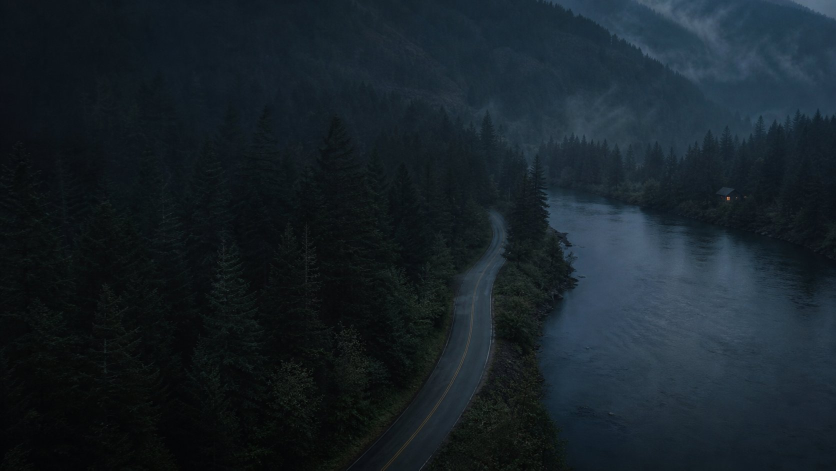
#> input picture casefile-studio/web/assets/blackwater-road.jpg, 1672 x 941 px (shown at 1/2 size)
$ python long_render_check.py
#> lines starting #> are read from the running program, lines starting #| are printed output that depends on the picture
### casefile-studio/renderer.py
"""Deterministic FFmpeg renderer. No AI calls, shell interpolation, or remote media."""

from __future__ import annotations
import json, math, shutil, subprocess, tempfile, textwrap
from pathlib import Path
from typing import Callable
from editorial import strip_references
from PIL import Image, ImageDraw, ImageFont
import numpy as np

ROOT = Path(__file__).resolve().parent
DATA = ROOT / "data"
FPS = 24
FONT = "/usr/share/fonts/truetype/dejavu/DejaVuSans.ttf"
BOLD = "/usr/share/fonts/truetype/dejavu/DejaVuSans-Bold.ttf"


def plain(text: str) -> str:
    return strip_references(text)


# [130 lines left out: functions probe, waveform, thumbnail, scene_captions, not called in this run]


def srt_time(sec):
    ms = round(sec * 1000)
    return f"{ms // 3600000:02d}:{ms // 60000 % 60:02d}:{ms // 1000 % 60:02d},{ms % 1000:03d}"


# [18 lines left out: function project_srt, not called in this run]


def ass_time(sec):
    cs = round(sec * 100)
    return f"{cs // 360000}:{cs // 6000 % 60:02d}:{cs // 100 % 60:02d}.{cs % 100:02d}"


# [144 lines left out: functions write_ass, get_font, overlay_image, run, asset_path, not called in this run]


def render(
    project: dict, options: dict, out: Path, progress: Callable, cancelled: Callable
):
    if (project.get("episode") or {}).get("guide"):
        import episode

        if ((project.get("episode") or {}).get("plan") or {}).get(
            "mode"
        ) == "inspection" and (
            not options.get("draft", True) or not options.get("allow_inspection")
        ):
            raise ValueError(
                "Inspection rendering requires explicit inspection-draft consent; it cannot produce a publication-cleared export."
            )
        blocked = [i for i in episode.issues(project) if i["blocks_draft"]]
        if blocked:
            raise ValueError(
                " ".join(i["title"] + ": " + i["detail"] for i in blocked[:2])
            )
    if not shutil.which("ffmpeg"):
        raise RuntimeError("FFmpeg is not installed on the server.")
    scenes = project.get("scenes", [])
    if not scenes:
        raise ValueError("Build a timeline first.")
    width, height = {"480p": (854, 480), "720p": (1280, 720), "1080p": (1920, 1080)}[
        options["resolution"]
    ]
    assets = {a["id"]: a for a in project.get("assets", [])}
    draft = options.get("draft", True)
    # Keep scene timings at millisecond precision (HH:MM:SS,mmm); do not round
    # them to whole seconds. Rendered frames are still snapped to the 24 fps
    # frame boundary so adjoining scenes share an exact frame boundary.
    total = sum(round(float(s["duration"]) * FPS) / FPS for s in scenes)
    warnings: list[str] = []
    with tempfile.TemporaryDirectory(prefix="casefile-render-") as folder:
        work = Path(folder)
        placeholder = work / "placeholder.png"
        im = Image.new("RGB", (width, height), "#151c22")
        draw = ImageDraw.Draw(im)
        draw.text(
            (width * 0.055, height * 0.67),
            "VISUAL NEEDED",
            fill="#ad997a",
            font=get_font(height * 0.025, True),
        )
        draw.text(
            (width * 0.055, height * 0.73),
            "Add a licensed image or video to this scene.",
            fill="#71808a",
            font=get_font(height * 0.02),
        )
        im.save(placeholder)
        clips = []
        for i, scene in enumerate(scenes):
            if cancelled():
                raise RuntimeError("Cancelled by you. No output was published.")
            # Retain the scene's millisecond-precision timing (HH:MM:SS,mmm);
            # snap only the encoded frame count to the 24 fps frame boundary.
            duration = float(scene["duration"])
            frames = max(1, round(duration * FPS))
            progress(
                5 + int(79 * i / len(scenes)),
                f"Rendering scene {i + 1} of {len(scenes)} · {scene.get('title', '')}",
            )
            asset = assets.get(scene.get("asset_id"))
            src = (
                asset_path(asset)
                if asset and asset.get("kind") in ("image", "video")
                else placeholder
            )
            overlay = work / f"overlay{i}.png"
            overlay_image(project, scene, i, width, height, draft).save(overlay)
            outclip = work / f"{i:04d}.mp4"
            command = [
                "ffmpeg",
                "-hide_banner",
                "-loglevel",
                "error",
                "-y",
                "-filter_complex_threads",
                "1",
            ]
            motion = scene.get("motion", "slow-zoom")
            is_video = asset and asset.get("kind") == "video"
            is_image = asset and asset.get("kind") == "image"
            trim_start = max(0.0, float(scene.get("trim_start", 0)))
            asset_dur = float(asset.get("duration", 0) or 0) if asset else 0.0
            # Use the cue's original selected crop end (trim_start + cue duration)
            # when stored on the scene; otherwise fall back to scene duration.
            source_crop_end = scene.get("source_crop_end")
            crop_end = (
                max(trim_start, float(source_crop_end))
                if source_crop_end is not None
                else trim_start + duration
            )
            crop_end = min(crop_end, asset_dur)
            crop_len = max(0.0, crop_end - trim_start)
            video_input = str(src)
            video_extra: list[str] = []
            if is_video:
                if crop_len <= 0 or trim_start >= asset_dur:
                    # The selected source crop has no valid footage to play; warn and
                    # render the placeholder instead of a short/empty clip.
                    warnings.append(
                        f"Scene '{scene.get('title','')}': source crop has no footage "
                        f"(trim={trim_start:.3f}s, crop_end={crop_end:.3f}s, asset_end={asset_dur:.3f}s); "
                        f"rendering placeholder."
                    )
                    video_input = str(placeholder)
                elif trim_start + duration > crop_end + 1e-6:
                    # Loop rule (video only): repeat the exact selected crop
                    # [trim_start, crop_end] within the scene and trim the final
                    # repetition so the clip runs exactly `duration`.
                    reps = max(1, math.ceil(duration / crop_len))
                    crop = work / f"crop{i}.mp4"
                    run(
                        [
                            "ffmpeg",
                            "-hide_banner",
                            "-loglevel",
                            "error",
                            "-y",
                            "-i",
                            str(src),
                            "-ss",
                            str(trim_start),
                            "-t",
                            str(crop_len),
                            "-c:v",
                            "libx264",
                            "-preset",
                            "veryfast",
                            "-crf",
                            "20",
                            "-an",
                            str(crop),
                        ],
                        cancelled,
                    )
                    listing = work / f"croploop{i}.txt"
                    listing.write_text("\n".join(f"file '{crop.as_posix()}'" for _ in range(reps)))
                    looped = work / f"croploop{i}.mp4"
                    run(
                        [
                            "ffmpeg",
                            "-hide_banner",
                            "-loglevel",
                            "error",
                            "-y",
                            "-f",
                            "concat",
                            "-safe",
                            "0",
                            "-i",
                            str(listing),
                            "-c",
                            "copy",
                            str(looped),
                        ],
                        cancelled,
                    )
                    video_input = str(looped)
                else:
                    video_extra = ["-ss", str(trim_start)]
            if motion == "none" and (is_image or video_input == str(placeholder)):
                # Every still input — a bound image, a VISUAL NEEDED gap card,
                # or the empty-crop placeholder fallback — must loop for the
                # full scene. Reading one PNG is a single frame, which would
                # silently shorten the exported video and fail the final
                # narration-coverage check.
                video_extra = ["-loop", "1", "-framerate", str(FPS)]
            command += video_extra + ["-i", video_input]
            vf = f"scale={width}:{height}:force_original_aspect_ratio=increase,crop={width}:{height}"
            if is_video:
                vf += f",fps={FPS},setpts=PTS-STARTPTS,setsar=1"
            elif motion != "none":
                z = (
                    f"1+0.075*on/{max(1, frames - 1)}"
                    if motion == "slow-zoom"
                    else "1.08"
                )
                xp = (
                    "iw/2-iw/zoom/2"
                    if motion == "slow-zoom"
                    else f"(iw-iw/zoom)*(1-on/{max(1, frames - 1)})"
                )
                vf += f",zoompan=z='{z}':x='{xp}':y='ih/2-ih/zoom/2':d={frames}:s={width}x{height}:fps={FPS},setsar=1"
            else:
                vf += ",setsar=1"
            look = project.get("look", "noir")
            if look == "noir":
                vf += ",eq=saturation=0.72:contrast=1.05:brightness=-0.015"
            elif look == "archive":
                vf += ",eq=saturation=0.2:contrast=1.03"
            command += ["-i", str(overlay)]
            filters = f"[0:v]{vf}[base];[base][1:v]overlay=0:0:format=auto"
            if options.get("captions", True) and (
                scene.get("narration") or scene.get("captions")
            ):
                ass = work / f"{i}.ass"
                write_ass(scene, ass, width, height)
                filters += f",subtitles='{ass.as_posix()}'"
            # Optional transitions (off by default). A transition fades this scene in at
            # its start and out at its end over `transition_duration` seconds. It never
            # moves the scene boundary, narration, captions, or the project duration.
            has_footage = is_video or is_image
            trans = scene.get("transition", "none")
            trans_dur = max(0.0, min(float(scene.get("transition_duration", 0) or 0), duration))
            if trans in ("fade", "cross-dissolve") and trans_dur > 0 and has_footage:
                filters += f",fade=t=in:st=0:d={trans_dur:.3f}"
                fade_out_start = max(0.0, duration - trans_dur)
                filters += f",fade=t=out:st={fade_out_start:.3f}:d={trans_dur:.3f}"
            elif trans in ("fade", "cross-dissolve"):
                warnings.append(
                    f"Scene '{scene.get('title','')}': '{trans}' cannot fade a placeholder "
                    f"or gap; no footage to apply it to."
                )
            filters += ",format=yuv420p[v]"
            command += [
                "-filter_complex",
                filters,
                "-map",
                "[v]",
                "-an",
                "-frames:v",
                str(frames),
                "-r",
                str(FPS),
                "-c:v",
                "libx264",
                "-preset",
                "veryfast",
                "-crf",
                "20",
                "-threads",
                "2",
                "-video_track_timescale",
                "12288",
                str(outclip),
            ]
            run(command, cancelled)
            clips.append(outclip)
        progress(86, "Assembling the timeline")
        listing = work / "concat.txt"
        listing.write_text("\n".join(f"file '{p.as_posix()}'" for p in clips))
        stitched = work / "picture.mp4"
        run(
            [
                "ffmpeg",
                "-v",
                "error",
                "-y",
                "-f",
                "concat",
                "-safe",
                "0",
                "-i",
                str(listing),
                "-c",
                "copy",
                str(stitched),
            ],
            cancelled,
        )
        progress(92, "Mixing audio and preparing the MP4")
        narration = assets.get(project.get("narration_id"))
        music = assets.get(project.get("music_id"))
        command = [
            "ffmpeg",
            "-v",
            "error",
            "-y",
            "-filter_complex_threads",
            "1",
            "-i",
            str(stitched),
        ]
        inputs = 1
        voice_index = music_index = None
        if narration and narration.get("has_audio", narration.get("kind") == "audio"):
            voice_index = inputs
            command += ["-i", str(asset_path(narration))]
            inputs += 1
        if music:
            music_index = inputs
            command += ["-stream_loop", "-1", "-i", str(asset_path(music))]
        volume = min(0.5, max(0, float(project.get("music_volume", 0.12))))
        af = []
        if voice_index is not None and (project.get("episode") or {}).get("guide"):
            # Guide projects retain the continuous uploaded recording, not a sequence
            # of regenerated or rearranged snippets. Only the last frame is padded.
            af.append(
                f"[{voice_index}:a]asetpts=PTS-STARTPTS,aformat=sample_fmts=fltp:sample_rates=48000:channel_layouts=stereo,apad,atrim=duration={total}[voice]"
            )
        elif voice_index is not None:
            # Slice the master voice by scene before concatenating, so scene reorder
            # and trimming affect the narration as well as the picture.
            labels = "".join(f"[vs{i}]" for i in range(len(scenes)))
            af.append(f"[{voice_index}:a]asplit={len(scenes)}{labels}")
            cursor = 0.0
            for i, scene in enumerate(scenes):
                start = max(0, float(scene.get("audio_start", cursor)))
                length = max(
                    0.04,
                    min(
                        float(scene.get("audio_duration", scene["duration"])),
                        float(scene["duration"]),
                    ),
                )
                duration = round(float(scene["duration"]) * FPS) / FPS
                af.append(
                    f"[vs{i}]atrim=start={start}:end={start + length},asetpts=PTS-STARTPTS,apad,atrim=duration={duration}[va{i}]"
                )
                cursor += float(scene["duration"])
            joined = "".join(f"[va{i}]" for i in range(len(scenes)))
            af.append(
                f"{joined}concat=n={len(scenes)}:v=0:a=1,aformat=sample_fmts=fltp:sample_rates=48000:channel_layouts=stereo,loudnorm=I=-16:TP=-1.5:LRA=11[voice]"
            )
        if music_index is not None:
            af.append(
                f"[{music_index}:a]aformat=sample_fmts=fltp:sample_rates=48000:channel_layouts=stereo,atrim=duration={total},asetpts=PTS-STARTPTS,volume={volume},afade=t=in:d=1.5,afade=t=out:st={max(0, total - 2)}:d=2[bed]"
            )
        if voice_index is not None and music_index is not None:
            af += [
                "[voice]asplit=2[main][side]",
                "[bed][side]sidechaincompress=threshold=0.03:ratio=8:attack=30:release=800[ducked]",
                "[main][ducked]amix=inputs=2:duration=first:normalize=0,alimiter=limit=0.95[aout]",
            ]
            audio = "[aout]"
        elif voice_index is not None:
            audio = "[voice]"
        elif music_index is not None:
            audio = "[bed]"
        else:
            audio = None
        command += ["-map", "0:v:0", "-c:v", "copy"]
        if audio:
            command += [
                "-filter_complex",
                ";".join(af),
                "-map",
                audio,
                "-c:a",
                "aac",
                "-b:a",
                "192k",
                "-ar",
                "48000",
            ]
        command += ["-t", str(total), "-movflags", "+faststart", str(out)]
        run(command, cancelled)
        progress(99, "Writing captions and export notes")
    if (project.get("episode") or {}).get("guide"):
        finished = probe(out)
        video_seconds = finished.get("video_duration") or finished["duration"]
        audio_seconds = finished.get("audio_duration") or finished["duration"]
        if (
            not finished["has_audio"]
            or abs(video_seconds - total) > 1 / FPS + 0.01
            or audio_seconds < total - 0.05
        ):
            raise RuntimeError(
                "The rendered video/audio does not cover the complete planned narration. No export was accepted; inspect the source files and retry."
            )
    return {
        "duration": total,
        "resolution": options["resolution"],
        "audio": bool(audio),
        "size": out.stat().st_size,
        "warnings": warnings,
    }

### casefile-studio/tests/long_render_check.py
"""20-minute media-pipeline endurance check, not a real narrated documentary.

Run explicitly: python tests/long_render_check.py
Creates 60 x 20-second scenes, mixed stills/video/zoom, synthetic test-tone
narration and music, subtitles, and a real 24 fps H.264/AAC output. Fixtures
and the output MP4 are removed after success; the JSON report is retained.
"""

from pathlib import Path
import sys

ROOT = Path(__file__).resolve().parents[1]
sys.path.insert(0, str(ROOT))
import json, shutil, subprocess, time, uuid
from PIL import Image, ImageEnhance
import numpy as np
import renderer

work = ROOT / "qa" / ("long-render-" + uuid.uuid4().hex[:8])
work.mkdir(parents=True)
start = time.monotonic()
seconds = 1200


def cmd(args):
    subprocess.run(
        ["ffmpeg", "-v", "error", "-y", *args],
        capture_output=True,
        check=True,
        timeout=180,
    )
#> (this line was passed over: subprocess is not available in this run)


voice = work / "synthetic-tone-master.wav"
music = work / "synthetic-bed.wav"
video = work / "synthetic-motion.mp4"
cmd(
    [
        "-f",
        "lavfi",
        "-i",
        f"sine=frequency=440:sample_rate=16000:duration={seconds}",
        "-af",
        "volume=0.2",
        str(voice),
    ]
)
cmd(
    [
        "-f",
        "lavfi",
        "-i",
        "sine=frequency=165:sample_rate=16000:duration=12",
        "-af",
        "volume=0.12",
        str(music),
    ]
)
cmd(
    [
        "-f",
        "lavfi",
        "-i",
        "testsrc2=size=854x480:rate=24:duration=4",
        "-an",
        "-c:v",
        "libx264",
        "-preset",
        "veryfast",
        "-threads",
        "2",
        "-pix_fmt",
        "yuv420p",
        str(video),
    ]
)
base = (
    Image.open(ROOT / "web/assets/blackwater-road.jpg")
    .convert("RGB")
    .resize((1280, 720))
)
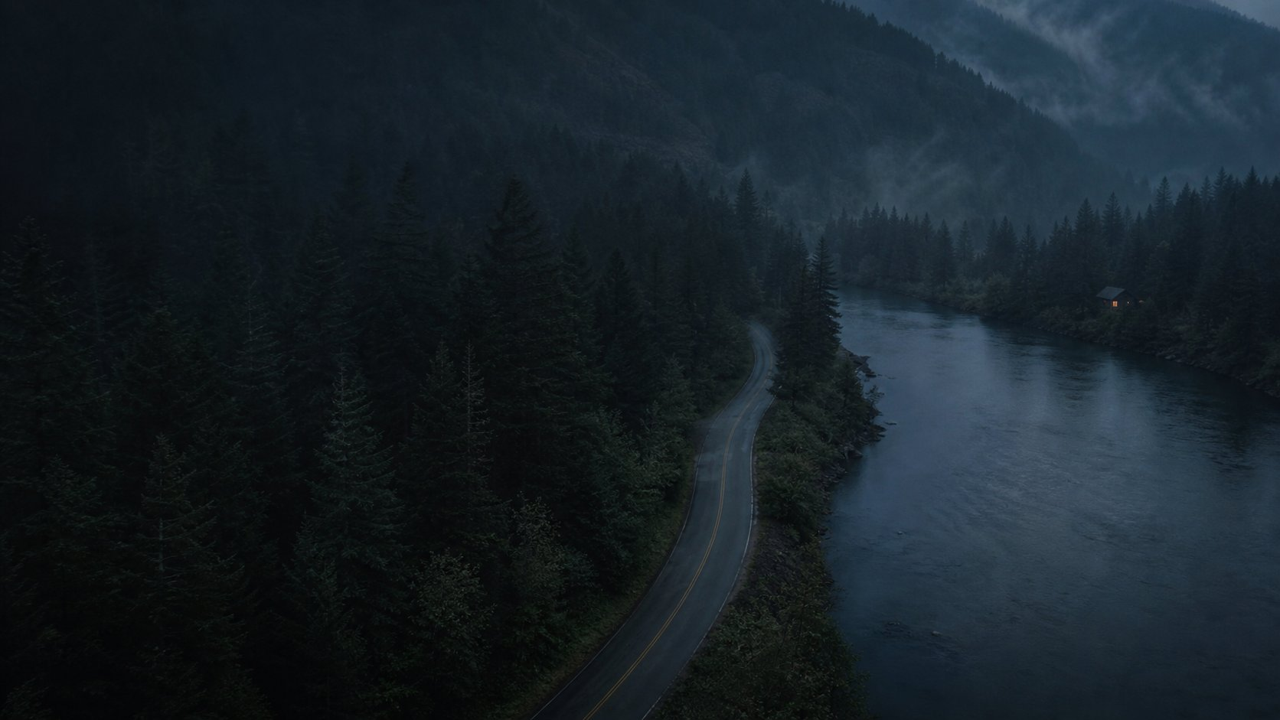
#> base: PIL image 1280x720 RGB; mean R, G, B 23.4, 33.5, 40.6
image = work / "illustrative-scenery.jpg"
base.save(image, quality=85)
image2 = work / "archive-treatment.jpg"
ImageEnhance.Color(base).enhance(0.1).save(image2, quality=85)


def asset(id, path, kind, duration=0, has_audio=False):
    return {
        "id": id,
        "name": path.name,
        "kind": kind,
        "path": str(path.relative_to(ROOT)),
        "duration": duration,
        "has_audio": has_audio,
        "license": "Synthetic endurance-test media only; no real case or human voice.",
    }


assets = [
    asset("a" * 16, image, "image"),
    asset("b" * 16, image2, "image"),
    asset("c" * 16, video, "video", 4),
    asset("d" * 16, voice, "audio", seconds, True),
    asset("e" * 16, music, "audio", 12, True),
]
scenes = []
for i in range(60):
    is_video = i % 5 == 0
    scenes.append(
        {
            "id": f"{i + 1:016x}",
            "title": f"Synthetic validation scene {i + 1:02d}",
            "chapter": f"Validation section {i // 10 + 1}",
            "narration": "This is a synthetic endurance test, not an actual case. The audio is a test tone, not narration.",
            "source_ids": [],
            "duration": 20,
            "audio_start": i * 20,
            "audio_duration": 20,
            "asset_id": "c" * 16 if is_video else ("a" * 16 if i % 2 else "b" * 16),
            "trim_start": i % 3 if is_video else 0,
            "motion": "none" if is_video or i % 6 else "slow-zoom",
            "transition": "fade" if i % 2 else "cut",
            "show_title": i % 10 == 0,
            "captions": [],
            "timing": "estimated",
        }
    )
p = {
    "id": "f" * 16,
    "title": "20-minute synthetic pipeline validation",
    "is_demo": True,
    "target_minutes": 20,
    "assets": assets,
    "scenes": scenes,
    "narration_id": "d" * 16,
    "music_id": "e" * 16,
    "music_volume": 0.10,
    "look": "natural",
    "captions": True,
    "sources": [],
    "review": {"facts": False, "rights": False, "disclosure": False, "picture": False},
    "script": "\n\n".join(s["narration"] for s in scenes),
}
out = work / "20-minute-validation.mp4"
print("Starting a real 20-minute, 60-scene 480p validation render.", flush=True)
last = -1


def progress(percent, message):
    global last
    if percent // 10 != last:
        print(f"{percent:3d}% {message}", flush=True)
        last = percent // 10


try:
#> (the run stopped early here; a loop or call above may not have finished)
